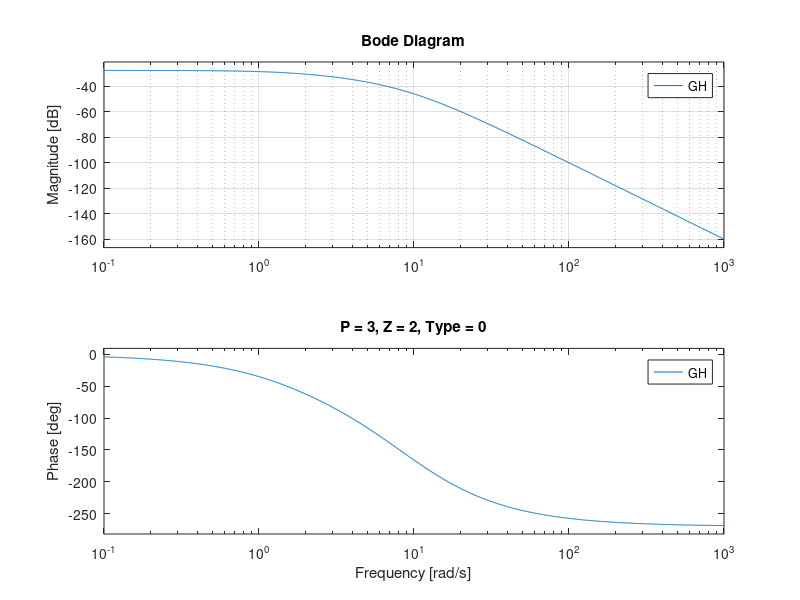

This figure's MATLAB source:
clear all;
clc;



N = [10 40];
D = conv( [1 2], conv(  [1 6], conv([1 8], [1 10])	));

GH = tf(N, D);


figure;
subplot(2,2,1);
rlocus(GH);

subplot(2,2,3);
nyquist(GH);
axis([-10 10 -10 10])
grid;

% Margins
[Gm,Pm,Wgm,Wpm] = margin(GH)

subplot(1,2,2, 'replace');
bode(GH);
grid;

title('P = 3, Z = 2, Type = 0');
